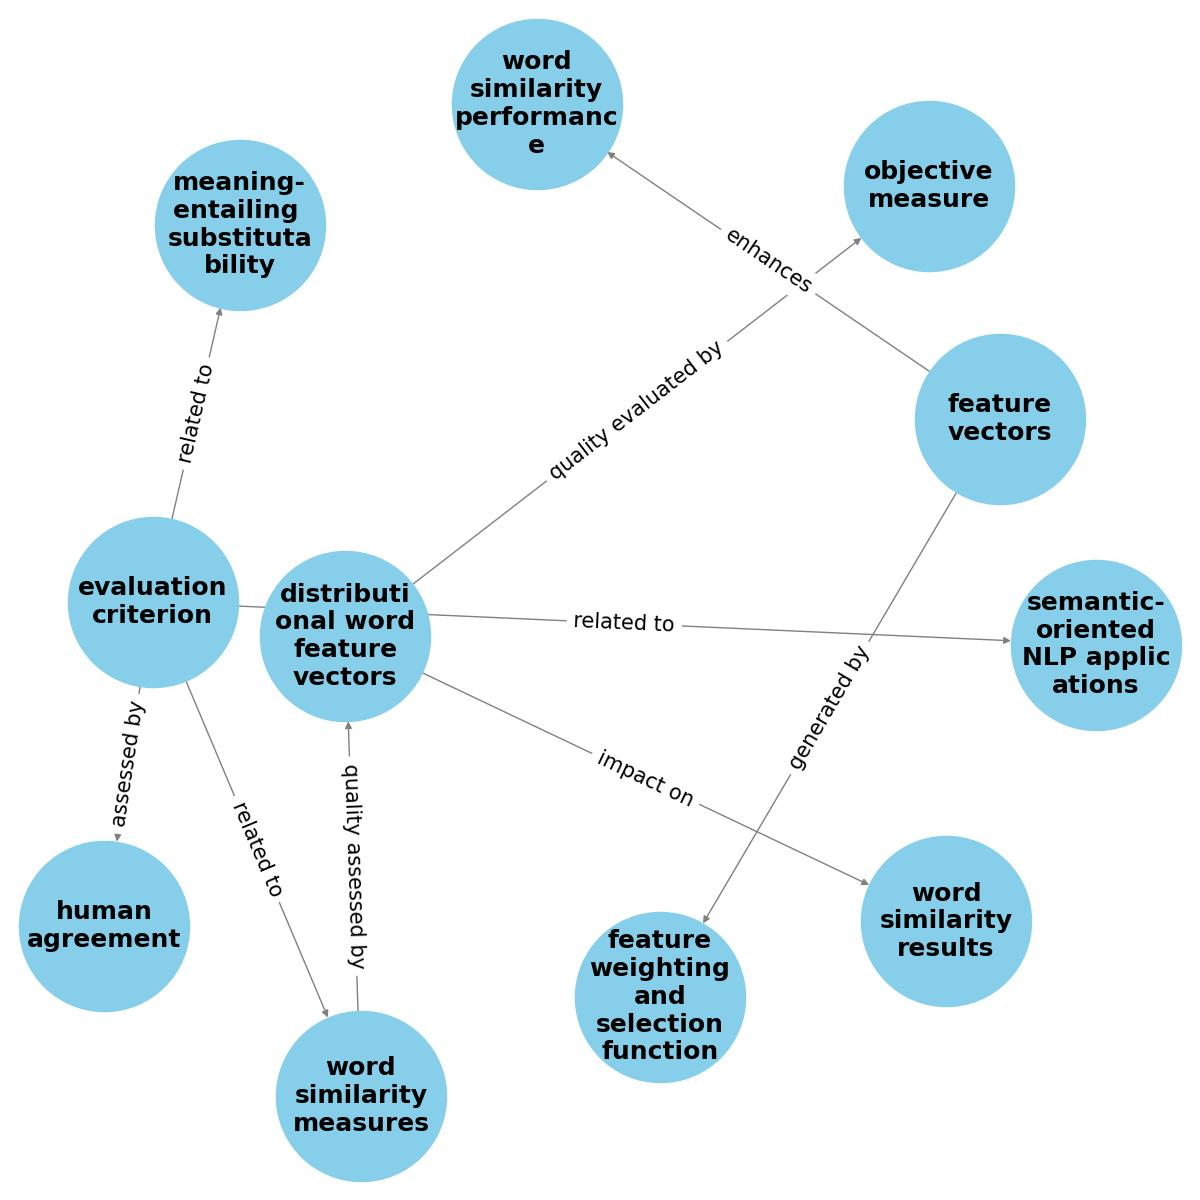

This chart was generated by the following Python code:
import networkx as nx
import matplotlib.pyplot as plt
from textwrap import wrap

# 自动换行函数
def wrap_labels(labels, width=10):
    wrapped_labels = {}
    for key, text in labels.items():
        wrapped_labels[key] = '\n'.join(wrap(text, width))
    return wrapped_labels

# 定义triples列表
"""
triples = [
    ["evaluation criterion", "used for", "word similarity measures"],
    ["meaning-entailing substitutability", "used for", "semantic-oriented NLP applications"],
    ["human agreement", "evaluate for", "meaning-entailing substitutability"],
    ["semantic criterion", "evaluate for", "distributional word feature vectors"],
    ["distributional word feature vectors", "used for", "word similarity"],
    ["measure", "evaluate for", "feature vector quality"],
    ["feature weighting and selection function", "used for", "feature vectors"],
    ["feature weighting and selection function", "used for", "word similarity"],
    ["feature vectors", "conjunction", "word similarity"]
]"""

# seed: 1105
# triples_gpt = [["We", "suggest", "goal"], ["We", "suggest", "evaluation criterion"], ["evaluation criterion", "new", "goal"], ["evaluation criterion", "fits", "needs"], ["evaluation criterion", "evaluated directly", "good level of human agreement"], ["We", "analyze", "quality"], ["quality", "impact on", "word similarity results"], ["We", "propose", "measure"], ["measure", "evaluating", "feature vector quality"], ["feature vector quality", "yield", "superior feature vectors"], ["feature vector quality", "yield", "better word similarity performance"], ["We", "present", "feature weighting function"], ["feature weighting function", "yields", "superior feature vectors"], ["We", "present", "selection function"], ["selection function", "yields", "superior feature vectors"]]

triples_we = [['evaluation criterion', 'related to', 'word similarity measures'], ['evaluation criterion', 'related to', 'meaning-entailing substitutability'], ['evaluation criterion', 'related to', 'semantic-oriented NLP applications'], ['evaluation criterion', 'assessed by', 'human agreement'], ['word similarity measures', 'quality assessed by', 'distributional word feature vectors'], ['distributional word feature vectors', 'impact on', 'word similarity results'], ['distributional word feature vectors', 'quality evaluated by', 'objective measure'], ['feature vectors', 'generated by', 'feature weighting and selection function'], ['feature vectors', 'enhances', 'word similarity performance']]


triples = triples_we
# 创建一个有向图
G = nx.DiGraph()

# 添加节点和边
for triple in triples:
    G.add_node(triple[0])
    G.add_node(triple[2])
    G.add_edge(triple[0], triple[2], relation=triple[1])
node_labels = {node: wrap_labels({node: node}, width=10)[node] for node in G.nodes()}
# 可视化图
plt.figure(figsize=(12, 12))
pos = nx.spring_layout(G, k=2, seed=1127)  # 为图布局
pos_higher = {}
for k, v in pos.items():
    pos_higher[k] = (v[0], v[1] + 1)  # 调整节点位置，使标签不遮挡
nx.draw(G, pos_higher, with_labels=True, labels=node_labels, node_color='skyblue', node_size=15000, edge_color='grey', font_size=18, font_weight='bold', arrows=True)
edge_labels = nx.get_edge_attributes(G, 'relation')
nx.draw_networkx_edge_labels(G, pos_higher, edge_labels=edge_labels, font_size=15)

plt.title("Knowledge Graph Visualization")
plt.savefig("./kg.jpg", transparent=True)
